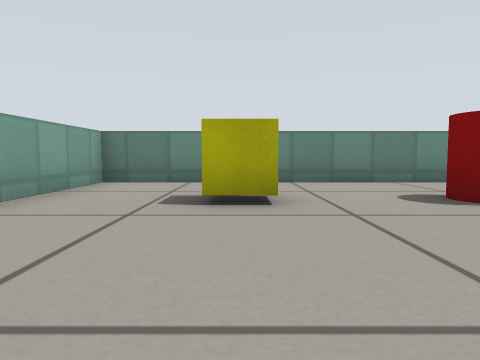
View 1 (above)

12 first-person views from a walk through a robot-simulator world made for Gazebo. The camera is 0.26 m above the floor, tilts 4° down and sees 70° across. The floor is counted in squares, 0.5 m on a side. Each view is taken from the middle of a square. On the plan, view 1 faces up. The plan holds only what a view shows up to about 9 squares ahead; the rest is blank. Simple patterns stand in for the simulator's built-in surfaces.

View 2
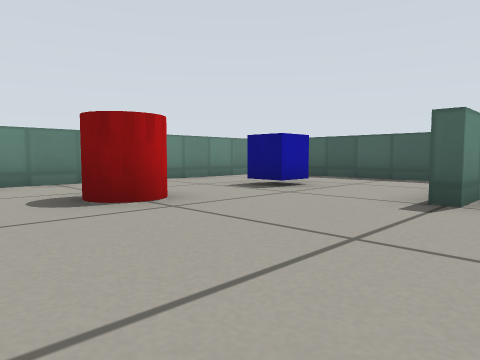

View 3
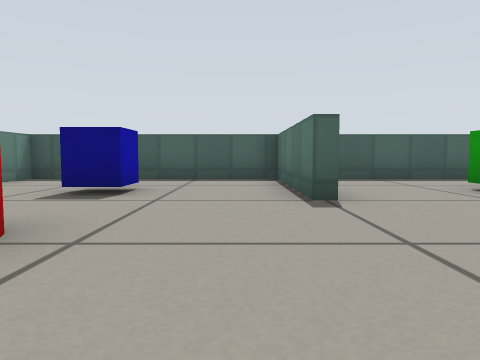

View 4
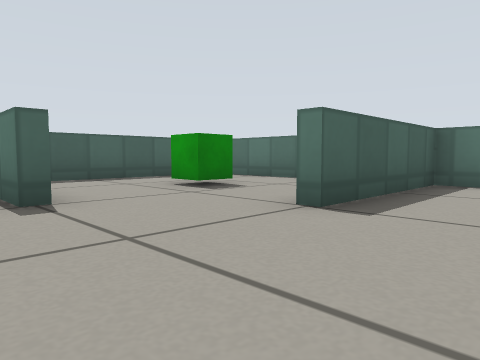

View 5
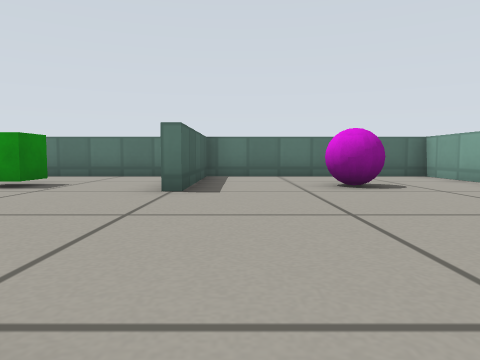

View 6
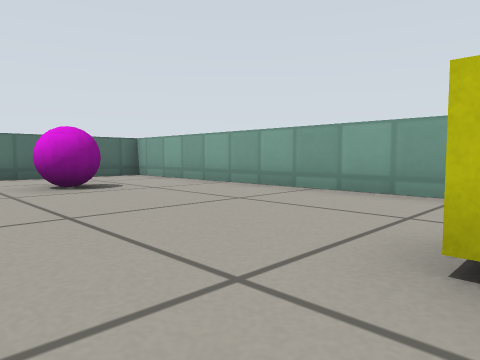

View 7
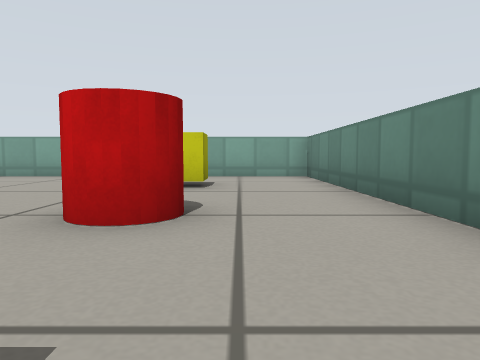

View 8
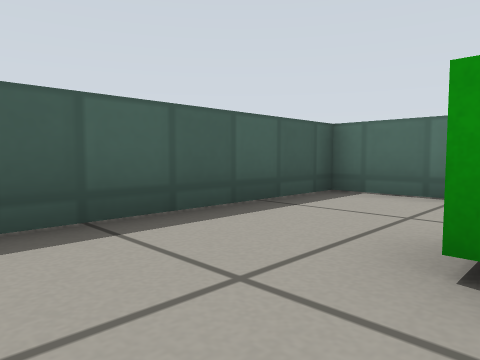

View 9
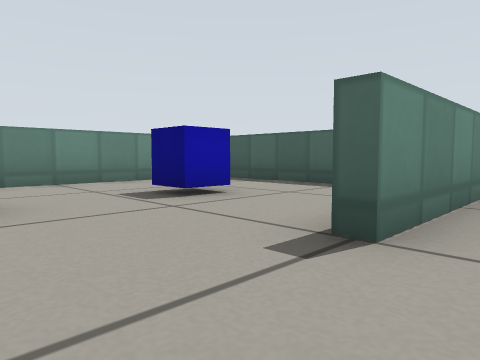

View 10
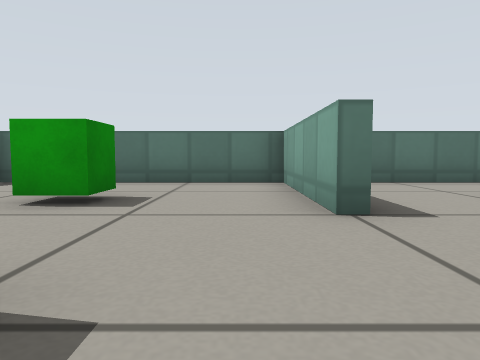

View 11
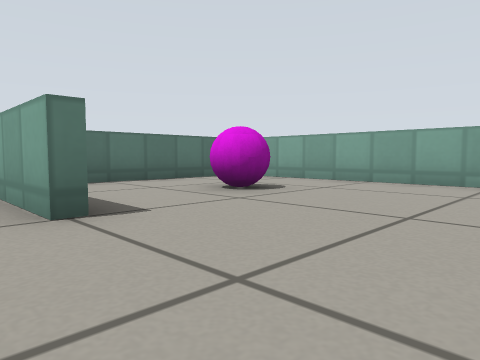

View 12
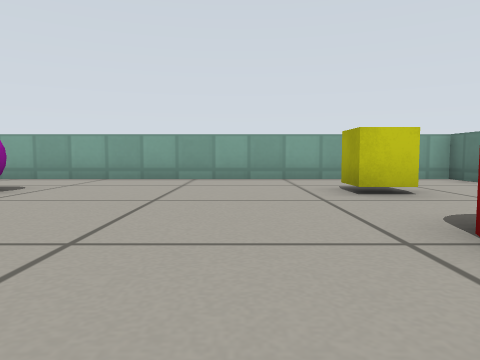

### Floor plan
Ten units are one square. View 1 is at (0, 0); x grows to the right and y downward. Boxes are objects, and circles mark ways between rooms. Rooms are numbered by the first view taken in them; rooms with no view inside come last. Other rooms are left out.
<svg viewBox="-32 -72 124 124">
<path fill="none" stroke="#000" d="M50 -8 50 -11 87 -11 87 -67 -27 -67 -27 47 28 47 28 10 31 10M31 10 31 47 87 47 87 1M79 -8 50 -8"/>
<rect x="-5" y="15" width="10" height="10" fill="#bbb"><title>magenta ball</title></rect>
<rect x="-5" y="-45" width="10" height="10" fill="#bbb"><title>yellow box</title></rect>
<rect x="25" y="-45" width="10" height="10" fill="#bbb"><title>red cylinder</title></rect>
<rect x="55" y="-45" width="10" height="10" fill="#bbb"><title>blue box</title></rect>
<rect x="55" y="15" width="10" height="10" fill="#bbb"><title>green box</title></rect>
<circle cx="40" cy="5" r="3" fill="#2a7"/>
<text x="20" y="-20">1</text>
<text x="60" y="20">2</text>
</svg>
Room 1 opens to room 2.

Where each view was taken, in squares from view 1:
view 1: 0 up, 0 right, facing up
view 2: 0 up, 1 right, facing up-right
view 3: 2 up, 1 right, facing right
view 4: 2 up, 1 right, facing down-right
view 5: 4 up, 2 right, facing down
view 6: 4 up, 2 right, facing down-left
view 7: 5 up, 6 right, facing left
view 8: 0 up, 6 right, facing down-right
view 9: 0 up, 3 right, facing up-right
view 10: 2 up, 4 right, facing down
view 11: 2 up, 4 right, facing down-left
view 12: 2 up, 5 right, facing left
